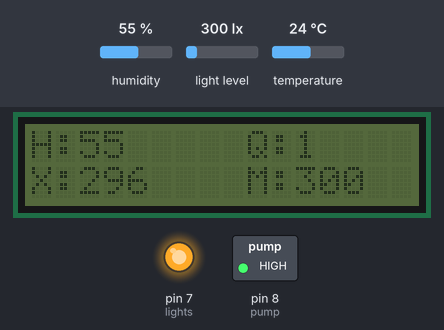
This sketch was run on a simulated Arduino Uno, built with avr-gcc and run on an emulated ATmega328P. Shown: 16×2 character LCD, switched loads named in the sketch (green lamp = pin HIGH), output pins drawn as LEDs (lit = HIGH). The inputs (shaded band) are chosen by the test bench; at power-on: humidity 55 %, light level 300 lx, temperature 24 °C. Storage starts empty; what the sketch prints to the serial monitor is not drawn.

Above: at 7.7 s.
7.8 s: humidity set to 22 %
At 12.7 s:
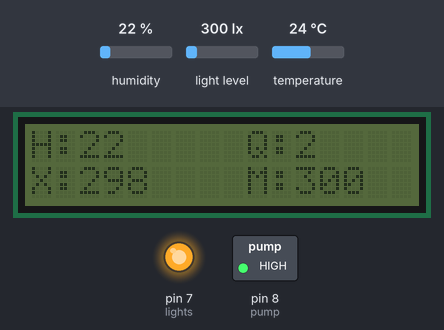
18.6 s: light level set to 484 lx
At 22.5 s:
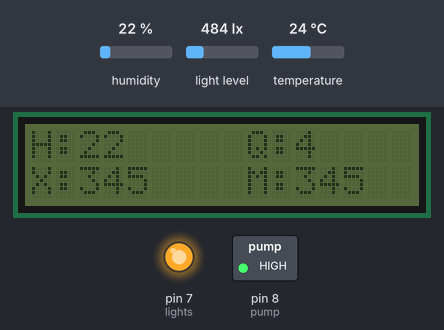
28.7 s: light level set to 522 lx
At 33.5 s:
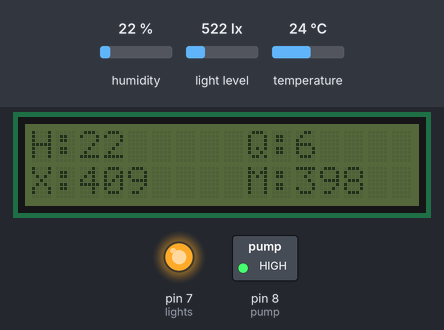
38.7 s: humidity set to 40 %
At 43.3 s:
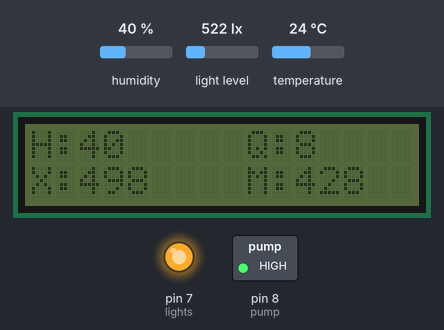
48.8 s: light level set to 1000 lx
At 53.2 s:
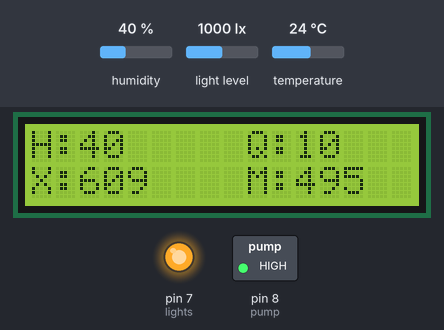
58.9 s: humidity set to 68 %
At 63.0 s:
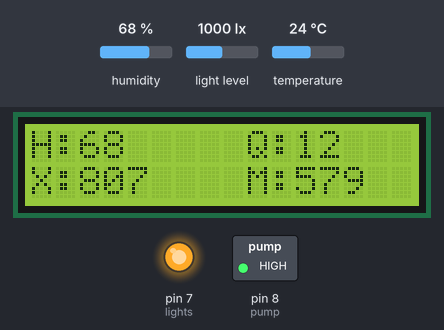
Timing chart, 0 to 64.5 s (numbered marks = the images above; inputs shaded):
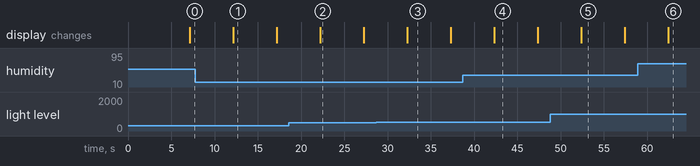

The sketch:

hidroponia_1.ino
```cpp
//librerias sensor humedad y temperatura
#include "DHT.h"
#define DHTPIN 2
#define DHTTYPE DHT22   // DHT 22  (AM2302), AM2321

//librerias de sensor luz
#include <Wire.h> //tambien requerida por LCD
#include <BH1750.h>

//librerias LCD
#include <LCD.h>
#include <LiquidCrystal_I2C.h>

//librerias SD
#include <SD.h>
#include <SPI.h>

//Relay PINs
#define lights 7
#define pump 8

///Inicializaciones
DHT dht(DHTPIN, DHTTYPE);
BH1750 lightMeter;
LiquidCrystal_I2C lcd(0x27, 2, 1, 0, 4, 5, 6, 7, 3, POSITIVE);  // Set the LCD I2C address
int CS_PIN = 10;
File myFile;

int cantidadEscrituras = 0;
//int cantidadLecturas = 0;
float h = 0.0;
float t = 0.0;
float l = 0.0;
float ht = 0.0;
String lectura = "";
//humedad, temperatura, luz y humedadTierra
int nroFilaMinuto;
int cantidadLecturas = 0;
int cantidadLecturasValidas = 0;
float luzAcumulada = 0;
float promedioLuz = 0;
int lcdOn = -1;
int lightsStatus = 0;
int pumpStatus = 0;
int lcdStatus = 0;
float lcdMin = 0;


int luzArray[5] = {-1, -1, -1, -1, -1};
int luzArrayIndex = 0;
int qDatosArrays = 0;
int zLuzArray = 0;
float promedioLuzArray = 0;
float pumpStatusMin = 0;

void setup() {
  Serial.begin(9600);
  while (!Serial) {
    ; // wait for serial port to connect. Needed for native USB port only
  }
  Serial.println("Inicializando puerto serial, sensores y SD card...");

  if (!SD.begin(4)) {
    Serial.println("SD card initialization failed!");
    return;
  }
  Serial.println("SD card initialization done.");

  dht.begin();
  lightMeter.begin();
  lcd.begin(16,2);
  lcd.noBacklight();
  lcd.setCursor(0,0);

  //Abrimos archivos para escribir resultados
  myFile = SD.open("datosHuerta.txt", FILE_WRITE);

//Arrancamos siempre con los relays apagados
  pinMode(lights, OUTPUT);
  delay(1000);
  digitalWrite(lights, HIGH);
  lightsStatus = 0;

  pinMode(pump, OUTPUT);
  delay(1000);
  digitalWrite(pump, HIGH);
  pumpStatus = 0;

}

void loop() {

  delay(5000); //intervalo de lectura

  lcd.clear();
  h = dht.readHumidity();
  t = dht.readTemperature();
  l = lightMeter.readLightLevel();
  ht = 0;
  lectura = String(h)+", "+String(t)+", "+String(l)+", "+String(ht); //generamos string para grabar en SD card

  //Defino la cantidad de lecturas realizadas
  cantidadLecturas++;

  //Si nos pasamos de la cantidad de valores que puede contener el array, empujamos todo hacia atras y descartamos el primer valor.
  if(luzArrayIndex > 4){
    for(int i = 0; i < 4; i++){
      luzArray[i] = luzArray[i+1];
    }
    luzArray[5] = l;
  }
  else {
    luzArray[luzArrayIndex] = l;
  }
  qDatosArrays++;
  zLuzArray = 0;
    if(luzArrayIndex > 4){
    luzArrayIndex = 0;
  }
  else {
    luzArrayIndex++;
  }

  for(int i = 0; i < 5; i++){
    zLuzArray = zLuzArray + luzArray[i];
  }

  promedioLuzArray = zLuzArray / ((qDatosArrays < 6) ? qDatosArrays : 5);

  //Manejamos la luz del lcd usando el sensor de luz como interruptor
  lcdMin = lcdMin + 0.05;
  //Si se da una variacion de luz significativa encendemos el visor
  if(abs(luzArray[4] - luzArray[3]) > 500){
    if(lcdStatus == 0){
      switchLcd(1);
    }
  }
  //Si esta prendido hace mas de 1 min, entonces lo apagamos
  if(lcdStatus == 1 && lcdMin > 1){
    switchLcd(0);
  }


  //Si es de noche no hacemos nada
  if(promedioLuzArray < 10){
    cantidadLecturasValidas = 0;
    luzAcumulada = 0;
    promedioLuz = 0;
    if(lightsStatus == 1){
      switchLights(0);
    }
    lcd.print("Lecturas nocturas.");
    lcd.setCursor(0,1);
    lcd.print(promedioLuz);
  }
  else {
    cantidadLecturasValidas++;
    luzAcumulada = luzAcumulada + l;
    promedioLuz = luzAcumulada / cantidadLecturasValidas;

    printDisplay(h, cantidadLecturasValidas, promedioLuzArray, promedioLuz);
    escribirSD(lectura);


    if(promedioLuz < 100 && lightsStatus == 1){
      Serial.println("Mantenemos prendidas las luces.");
    }
    else if(promedioLuz < 100 && lightsStatus == 0){
      switchLights(1);
    }
    else {
      switchLights(0);
    }

  }

  //evaluamos la bomba
  pumpStatusMin = pumpStatusMin + 0.05;
  if(pumpStatus == 1 && pumpStatusMin >= 1){
    switchPump(0);
  }
  else if(pumpStatus == 0 && pumpStatusMin >= 1) {
    switchPump(1);
  }


 } //fin loop

 void switchLcd(int _click){
    if(_click == 0){
      lcd.noBacklight();
      lcdStatus = 0;
      lcdMin = 0;
    }
    else{
      lcd.backlight();
      lcdStatus = 1;
      lcdMin = 0;
    }
}
 void switchLights(int _click){
    if(_click == 1) {
      digitalWrite(lights, LOW);
      lightsStatus = 1;
      Serial.println("Prendemos luces");
    }
    else {
      digitalWrite(lights, HIGH);
      lightsStatus = 0;
      Serial.println("Apagamos luces");
    }

 }
 void switchPump(int _click){
  if(_click == 1){
    digitalWrite(pump, LOW);
    pumpStatus = 1;
    pumpStatusMin = 0;
    Serial.println("Prendemos bomba");
  }
  else {
    digitalWrite(pump, HIGH);
    pumpStatus = 0;
    pumpStatusMin = 0;
    Serial.println("Apagamos bomba");
  }
 }
 void escribirSD(String lectura){
    if(cantidadEscrituras < 10000){
      //escribir el archivo
      myFile.println(lectura);
      cantidadEscrituras++;
      Serial.println("Escritura sobre archivo.");
    }
    else {
       myFile.close();
       Serial.println("Archivo cerrado por exceso en cantidad de escrituras.");
    }
 }
 void printDisplay(int _humedad, int _cantidadLecturasValidas, int _promedioLuzArray, int _promedioLuz){

    lcd.print("H:");
    lcd.print(_humedad);
    lcd.setCursor(9,0);
    lcd.print("Q:");
    lcd.print(_cantidadLecturasValidas);
    lcd.setCursor(0,1);
    //lcd.print("T:");
    //lcd.print(t);
    lcd.print("X:");
    lcd.print(_promedioLuzArray);
    lcd.setCursor(9,1);
    //lcd.print(lux);
    lcd.print("M:");
    lcd.print(_promedioLuz);

 }
```

Measured:
- after the input at 48.8 s, the display: changes after 3.6 s (image 5)
- what the display in image 1 shows lasts 5.0 s, from 12.2 s to 17.2 s
